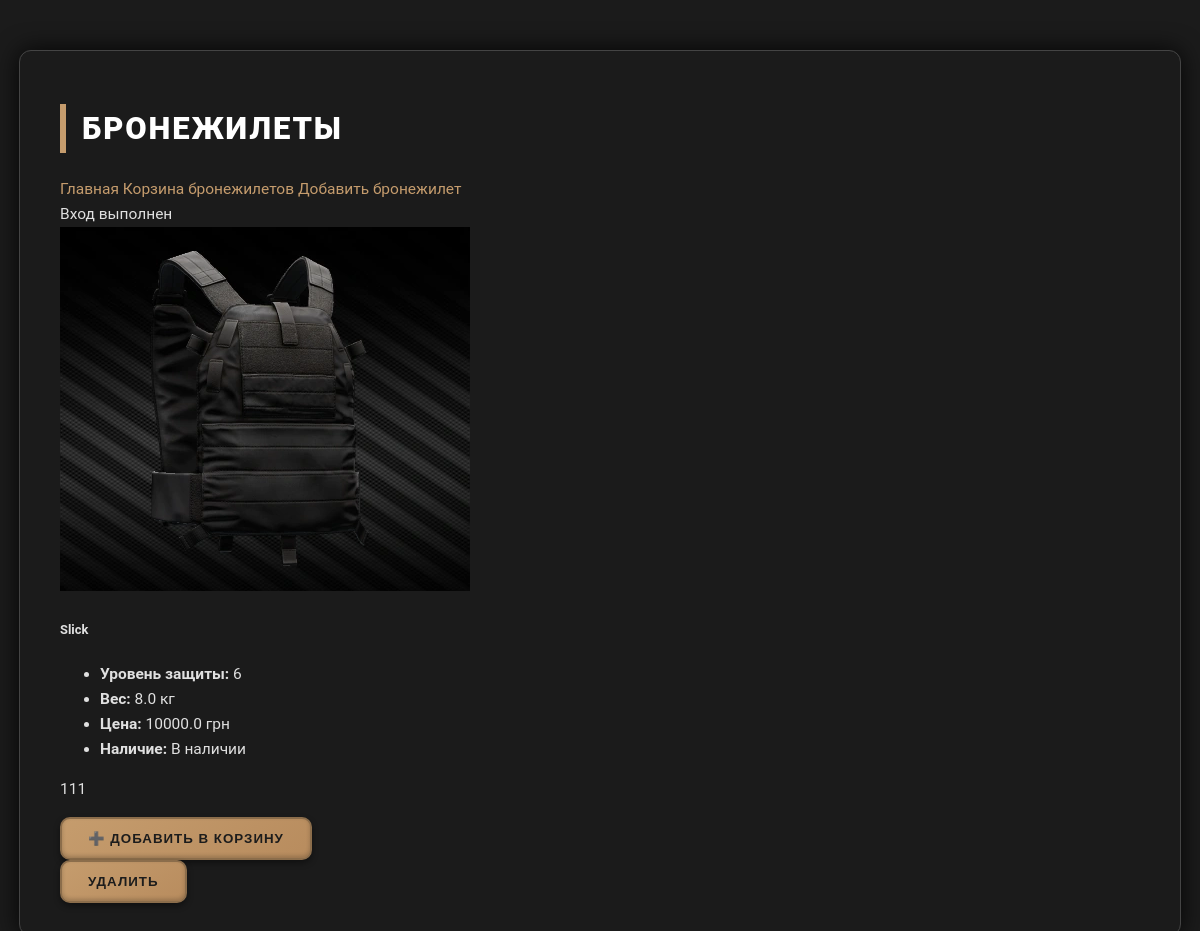
The page /vests (signed in) on the database its author committed.
### tables this page shows
CREATE TABLE vests (
    id INTEGER PRIMARY KEY AUTOINCREMENT,
    model TEXT NOT NULL,
    protection_level TEXT NOT NULL,
    weight REAL NOT NULL,
    price REAL NOT NULL,
    image TEXT,
    description TEXT,
    availability_status TEXT DEFAULT 'in_stock',
    restock_hours INTEGER
);

### routes/vests.py (the view)
@router.get("/vests", response_class=HTMLResponse)
async def get_vests(request: Request):
    conn = get_db()
    conn.row_factory = sqlite3.Row
    cursor = conn.cursor()
    cursor.execute("SELECT * FROM vests")
    rows = cursor.fetchall()
    conn.close()
    vests_list = [dict(row) for row in rows]
    flash_msg = get_flash(request)
    user_id = get_current_user_id(request)
    role = "user"
    if user_id:
        conn = get_db()
        u = conn.execute("SELECT role FROM users WHERE id = ?", (user_id,)).fetchone()
        conn.close()
        if u:
            role = u["role"]
    return templates.TemplateResponse(
        "vests.html", {"request": request, "vests": vests_list, "flash": flash_msg, "role": role}
    )

### templates/vests.html (shortened to what this page needs)
<!doctype html>
<html lang="ru">
<head>
    <link rel="stylesheet" href="/static/style.css">
</head>
<body class="container mt-4">
<h1 class="mb-4">Бронежилеты</h1>
<div class="mb-3 d-flex gap-2 flex-wrap">
    <a href="/" class="btn btn-secondary">Главная</a>
    <a href="{{ request.url_for('cart_vests') }}" class="btn btn-outline-primary">Корзина бронежилетов</a>
    {% if role == 'admin' %}
    <a href="/add_vest" class="btn btn-primary">Добавить бронежилет</a>
    {% endif %}
</div>
{% if flash %}
<div class="alert alert-info">{{ flash }}</div>
{% endif %}
{% if vests %}
<div class="row row-cols-1 row-cols-md-2 row-cols-lg-3 g-4">
    {% for vest in vests %}
    <div class="col">
        <div class="card h-100 shadow-sm border-0">
            {% if vest['image'] %}
            <img src="{{ request.url_for('static', path=vest['image']) }}" class="card-img-top" alt="Фото бронежилета">
            {% else %}
            <img src="/static/no-image.png" class="card-img-top" alt="Нет фото">
            {% endif %}
            <div class="card-body d-flex flex-column">
                <h5 class="card-title">{{ vest['model'] }}</h5>
                <ul class="list-unstyled mb-2 small">
                    <li><strong>Уровень защиты:</strong> {{ vest['protection_level'] }}</li>
                    <li><strong>Вес:</strong> {{ vest['weight'] }} кг</li>
                    <li><strong>Цена:</strong> {{ vest['price'] }} грн</li>
                    <li>
                        <strong>Наличие:</strong>
                        {% if vest['availability_status'] == 'in_stock' %}
                            <span class="text-success">В наличии</span>
                        {% elif vest['availability_status'] == 'out_of_stock' %}
                            <span class="text-danger">Нет в наличии</span>
                        {% else %}
                            Завоз через {{ vest['restock_hours'] }} ч
                        {% endif %}
                    </li>
                </ul>
                {% if vest['description'] %}
                <p class="mb-3">{{ vest['description'] }}</p>
                {% endif %}
                <div class="mt-auto d-flex gap-2">
                    <form action="{{ request.url_for('add_vest_to_cart', vest_id=vest['id']) }}" method="post" class="flex-grow-1">
                        <button type="submit"
                                class="btn btn-success w-100"
                                {% if vest['availability_status'] == 'out_of_stock' %}disabled{% endif %}>
                            ➕ Добавить в корзину
                        </button>
                    </form>
                    {% if role == 'admin' %}
                    <form action="{{ request.url_for('delete_vest', vest_id=vest['id']) }}" method="post"
                          onsubmit="return confirm('Удалить этот бронежилет?');">
                        <button type="submit" class="btn btn-danger">Удалить</button>
                    </form>
                    {% endif %}
                </div>
            </div>
        </div>
    </div>
    {% endfor %}
</div>
{% else %}
<p class="text-muted">Бронежилеты не найдены.</p>
{% endif %}
</body>
</html>

### static/style.css (style rules this page uses)
:root { --bg-dark: #0d0d0d; --bg-panel: #1b1b1b; --bg-highlight: #272727; --border-color: #444444; --text-primary: #e0e0e0; --text-secondary: #a0a0a0; --accent: #c59c6d; --accent-hover: #d3b07f; --accent-border: #8b6d4b; --shadow-dark: rgba(0, 0, 0, 0.85); }
body { background-color: var(--bg-dark); color: var(--text-primary); font-family: "Roboto", "Segoe UI", Tahoma, sans-serif; font-size: 15.5px; line-height: 1.6; margin: 0; padding: 0; }
.container { max-width: 1080px; margin: 50px auto; padding: 32px 40px; background-color: var(--bg-panel); border-radius: 12px; border: 1px solid var(--border-color); box-shadow: 0 0 24px var(--shadow-dark); }
h1, h2, h3, h4 { color: #ffffff; font-weight: 800; text-transform: uppercase; border-left: 6px solid var(--accent); padding-left: 16px; margin-bottom: 1.5rem; letter-spacing: 0.06em; }
button, input[type="submit"], a.button { background: linear-gradient(145deg, var(--accent), #b88c5e); color: #1c1c1c; border: 2px solid var(--accent-border); padding: 12px 26px; border-radius: 10px; font-weight: 700; letter-spacing: 1px; cursor: pointer; transition: all 0.25s ease, box-shadow 0.25s ease; box-shadow: inset 0 -2px 4px rgba(0,0,0,0.2), 0 3px 6px rgba(0,0,0,0.4); text-transform: uppercase; user-select: none; }
a { color: var(--accent); text-decoration: none; transition: color 0.25s ease; }

### rows shown on the page
vests: url_for (picture), model "Slick", protection_level "6", weight "8.0", price "10000.0", availability_status "В наличии", description "111"

### other values the page prints
{{ flash }} "Вход выполнен"
